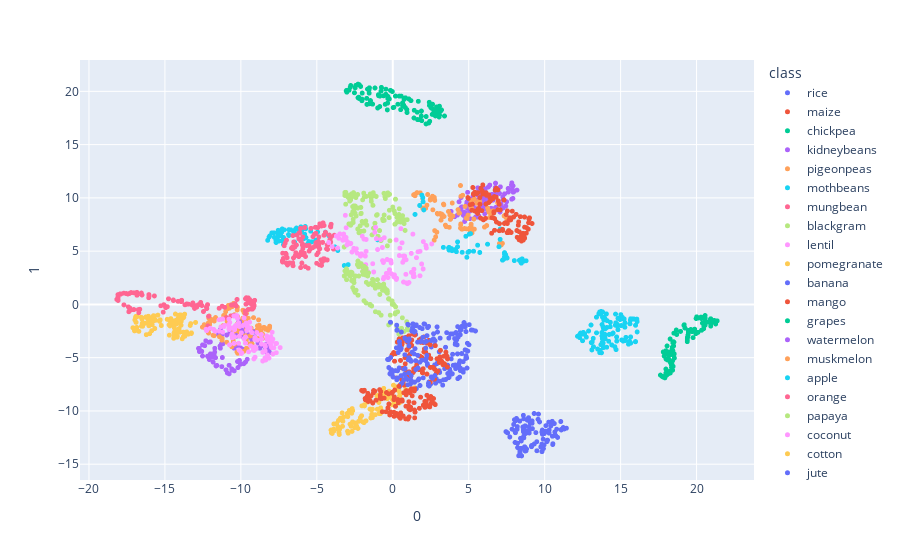

The code cell stored with this chart in its notebook:
### Code cell
tsne = TSNE(n_components=3, random_state=0, perplexity=45)
projections_tsne = tsne.fit_transform(dataframe_escalado, )

fig = px.scatter(
    projections_tsne, x=0, y=1, #z=2,
    color=dataframe['label'], labels={'color': 'class'}
)
fig.update_traces(marker_size=5)
fig.show()
